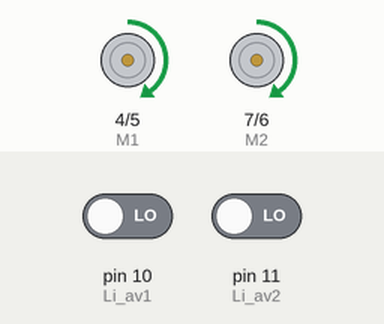
The sketch below on a simulated Arduino Uno, built with avr-gcc and run on an emulated ATmega328P. Parts: direction and speed pins drawn as motors (green arrow = direction pin HIGH = forward, orange = LOW = backward, longer = more drive). The test bench sets the inputs (shaded band); at power-on: pin 10 (Li_av1) LOW, pin 11 (Li_av2) LOW.

Above: at 6.2 s.
6.3 s: pin 10 (Li_av1) driven HIGH
At 6.7 s:
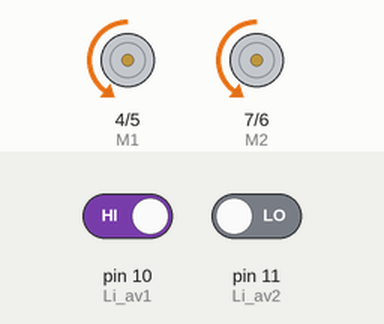
9.3 s: pin 10 (Li_av1) driven LOW
At 10.2 s:
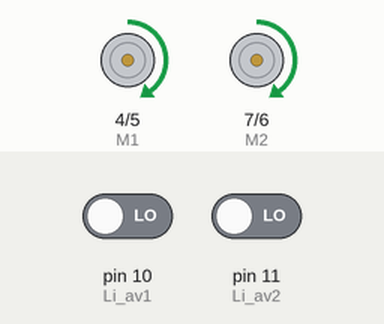
10.8 s: pin 11 (Li_av2) driven HIGH
At 13.6 s:
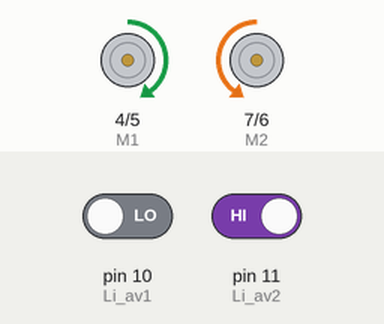
Timing chart, 0 to 19.8 s (numbered marks = the images above; inputs shaded):
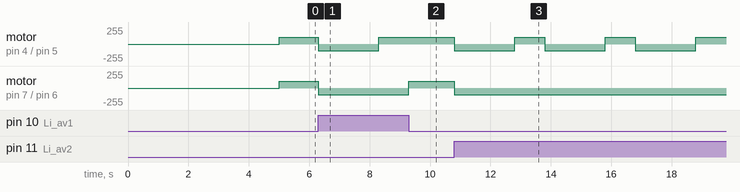

The sketch:

random_av.ino
```cpp
#define IR1 8
#define IR2 9
#define Li_av1 10
#define Li_av2 11

#define E1 5    //M1 Speed Control
#define E2 6    //M2 Speed Control
#define M1 4    //M1 Direction Control
#define M2 7    //M2 Direction Control

int IRstate_Li_av1 = 0;
int IRstate_Li_av2 = 0;

void stop(void)                    //Stop
{
  digitalWrite(E1,0);
  digitalWrite(M1,LOW);
  digitalWrite(E2,0);
  digitalWrite(M2,LOW);
}
void advance(char a,char b)          //Move forward
{
  analogWrite (E1,a);      //PWM Speed Control
  digitalWrite(M1,HIGH);
  analogWrite (E2,b);
  digitalWrite(M2,HIGH);
}
void back_off (char a,char b)          //Move backward
{
  analogWrite (E1,a);
  digitalWrite(M1,LOW);
  analogWrite (E2,b);
  digitalWrite(M2,LOW);
  delay(2000);
}
void turn_L (char a,char b)             //Turn Left
{
  analogWrite (E1,a);
  digitalWrite(M1,LOW);
  analogWrite (E2,b);
  digitalWrite(M2,HIGH);
}
void turn_R (char a,char b)             //Turn Right
{
  analogWrite (E1,a);
  digitalWrite(M1,HIGH);
  analogWrite (E2,b);
  digitalWrite(M2,LOW);
  delay(1000);
}

void setup() {
  for(int i=4;i<=7;i++)
  pinMode(i, OUTPUT);
  digitalWrite(E1,LOW);
  digitalWrite(E2,LOW);
  pinMode(Li_av1, INPUT);
  pinMode(Li_av2, INPUT);
  delay(5000);
}
void loop() {

  IRstate_Li_av1=digitalRead(Li_av1);
  IRstate_Li_av2=digitalRead(Li_av2);

  if(IRstate_Li_av1 == 1 || IRstate_Li_av2 == 1)
  {
    back_off(100,100);
    turn_R(100,100);
  }
  else
  {
    advance(100,100);
  }
}
```

Measured:
- after the input at 6.3 s, motor on pin 4 (M1) / pin 5 (E1): forward 100/255 → backward 100/255 at once, → forward 100/255 2.0 s later; motor on pin 7 (M2) / pin 6 (E2): forward 100/255 → backward 100/255 at once
- after the input at 9.3 s, motor on pin 4 (M1) / pin 5 (E1): stays forward 100/255 (without the input it goes to backward 100/255 after 0.00 s); motor on pin 7 (M2) / pin 6 (E2): backward 100/255 → forward 100/255 at once
- after the input at 10.8 s, motor on pin 4 (M1) / pin 5 (E1): alternates forward 100/255 for 1.0 s and backward 100/255 for 2.0 s, starting at once; motor on pin 7 (M2) / pin 6 (E2): forward 100/255 → backward 100/255 at once
